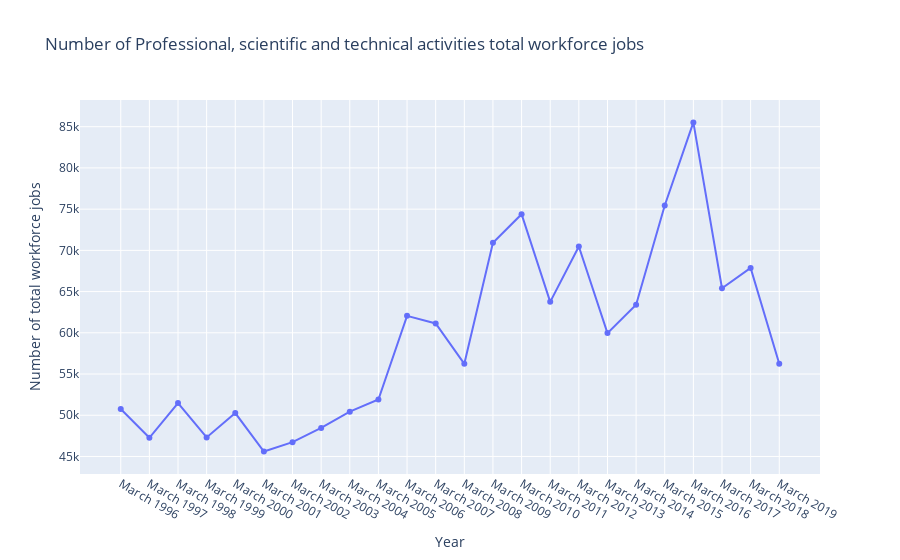

This figure's notebook cell:
### Markdown cell above
Let's add a title and axis labels to our plot. We can either update the layout of the figure, just like we did above, or we can specify `layout` property when we define the `Figure` object, like below:

### Code cell
fig = go.Figure(
    data=go.Scatter(
        x=df["Date"], y=df["North East"], text=df["North East"], mode="lines+markers"
    ),
    layout=go.Layout(
        title="Number of Professional, scientific and technical activities total workforce jobs",
        xaxis_title="Year",
        yaxis_title="Number of total workforce jobs",
    ),
)
iplot(fig)

### Figure 1 — Plotly figure (JSON) as saved in the notebook; plotly's stock layout.template omitted (floating-point values rounded to 4 significant figures)
{"data": [{"mode": "lines+markers", "text": [50750, 47263, 51475, 47310, 50268, 45596, 46736, 48466, 50437, 51908, 62057, 61134, 56238, 70915, 74384, 63753, 70470, 59962, 63396, 75443, 85517, 65403, 67874, 56237], "type": "scatter", "x": ["March 1996", "March 1997", "March 1998", "March 1999", "March 2000", "March 2001", "March 2002", "March 2003", "March 2004", "March 2005", "March 2006", "March 2007", "March 2008", "March 2009", "March 2010", "March 2011", "March 2012", "March 2013", "March 2014", "March 2015", "March 2016", "March 2017", "March 2018", "March 2019"], "y": [50750, 47263, 51475, 47310, 50268, 45596, 46736, 48466, 50437, 51908, 62057, 61134, 56238, 70915, 74384, 63753, 70470, 59962, 63396, 75443, 85517, 65403, 67874, 56237]}], "layout": {"autosize": true, "title": {"text": "Number of Professional, scientific and technical activities total workforce jobs"}, "xaxis": {"autorange": true, "range": [-1.371, 24.37], "title": {"text": "Year"}, "type": "category"}, "yaxis": {"autorange": true, "range": [42280.0, 88840.0], "title": {"text": "Number of total workforce jobs"}, "type": "linear"}}}
